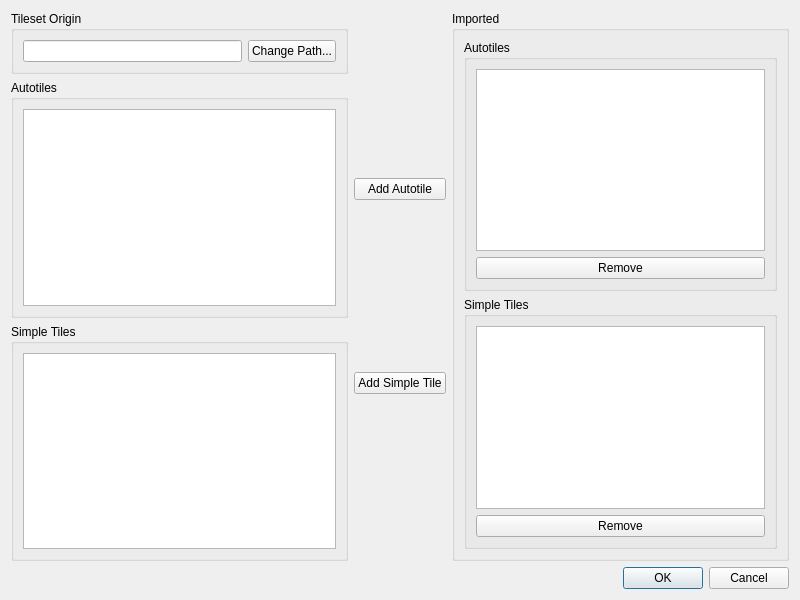
<?xml version="1.0" encoding="UTF-8"?>
<ui version="4.0">
 <class>ImportTilesetDialog</class>
 <widget class="QDialog" name="ImportTilesetDialog">
  <property name="geometry">
   <rect>
    <x>0</x>
    <y>0</y>
    <width>800</width>
    <height>600</height>
   </rect>
  </property>
  <property name="windowTitle">
   <string>Dialog</string>
  </property>
  <layout class="QVBoxLayout" name="verticalLayout_2">
   <item>
    <layout class="QHBoxLayout" name="horizontalLayout">
     <item>
      <layout class="QVBoxLayout" name="verticalLayout">
       <item>
        <widget class="QGroupBox" name="tilesetOriginGroupBox">
         <property name="title">
          <string>Tileset Origin</string>
         </property>
         <layout class="QHBoxLayout" name="horizontalLayout_2">
          <item>
           <widget class="QLineEdit" name="pathLineEdit">
            <property name="readOnly">
             <bool>true</bool>
            </property>
           </widget>
          </item>
          <item>
           <widget class="QPushButton" name="changePathPushButton">
            <property name="text">
             <string>Change Path...</string>
            </property>
           </widget>
          </item>
         </layout>
        </widget>
       </item>
       <item>
        <widget class="QGroupBox" name="autoTilesGroupBox">
         <property name="title">
          <string>Autotiles</string>
         </property>
         <layout class="QHBoxLayout" name="horizontalLayout_3">
          <item>
           <widget class="QListWidget" name="autoTilesListWidget">
            <property name="selectionMode">
             <enum>QAbstractItemView::SelectionMode::MultiSelection</enum>
            </property>
           </widget>
          </item>
         </layout>
        </widget>
       </item>
       <item>
        <widget class="QGroupBox" name="simpleTilesGroupBox">
         <property name="title">
          <string>Simple Tiles</string>
         </property>
         <layout class="QHBoxLayout" name="horizontalLayout_4">
          <item>
           <widget class="QListWidget" name="simpleTilesListWidget">
            <property name="selectionMode">
             <enum>QAbstractItemView::SelectionMode::MultiSelection</enum>
            </property>
           </widget>
          </item>
         </layout>
        </widget>
       </item>
      </layout>
     </item>
     <item>
      <layout class="QVBoxLayout" name="verticalLayout_6">
       <item>
        <spacer name="verticalSpacer">
         <property name="orientation">
          <enum>Qt::Orientation::Vertical</enum>
         </property>
         <property name="sizeHint" stdset="0">
          <size>
           <width>20</width>
           <height>40</height>
          </size>
         </property>
        </spacer>
       </item>
       <item>
        <widget class="QPushButton" name="addAutoTilePushButton">
         <property name="text">
          <string>Add Autotile</string>
         </property>
        </widget>
       </item>
       <item>
        <spacer name="verticalSpacer_3">
         <property name="orientation">
          <enum>Qt::Orientation::Vertical</enum>
         </property>
         <property name="sizeHint" stdset="0">
          <size>
           <width>20</width>
           <height>40</height>
          </size>
         </property>
        </spacer>
       </item>
       <item>
        <widget class="QPushButton" name="addSimpleTilePushButton">
         <property name="text">
          <string>Add Simple Tile</string>
         </property>
        </widget>
       </item>
       <item>
        <spacer name="verticalSpacer_2">
         <property name="orientation">
          <enum>Qt::Orientation::Vertical</enum>
         </property>
         <property name="sizeHint" stdset="0">
          <size>
           <width>20</width>
           <height>40</height>
          </size>
         </property>
        </spacer>
       </item>
      </layout>
     </item>
     <item>
      <widget class="QGroupBox" name="importedGroupBox">
       <property name="title">
        <string>Imported</string>
       </property>
       <layout class="QVBoxLayout" name="verticalLayout_5">
        <item>
         <widget class="QGroupBox" name="importedAutoTilesGroupBox">
          <property name="title">
           <string>Autotiles</string>
          </property>
          <layout class="QVBoxLayout" name="verticalLayout_3">
           <item>
            <widget class="QListWidget" name="importedAutoTilesListWidget">
             <property name="selectionMode">
              <enum>QAbstractItemView::SelectionMode::MultiSelection</enum>
             </property>
            </widget>
           </item>
           <item>
            <widget class="QPushButton" name="removeAutoTilePushButton">
             <property name="text">
              <string>Remove</string>
             </property>
            </widget>
           </item>
          </layout>
         </widget>
        </item>
        <item>
         <widget class="QGroupBox" name="importedSimpleTilesGroupBox">
          <property name="title">
           <string>Simple Tiles</string>
          </property>
          <layout class="QVBoxLayout" name="verticalLayout_4">
           <item>
            <widget class="QListWidget" name="importedSimpleTilesListWidget">
             <property name="selectionMode">
              <enum>QAbstractItemView::SelectionMode::MultiSelection</enum>
             </property>
            </widget>
           </item>
           <item>
            <widget class="QPushButton" name="removeSimpleTilePushButton">
             <property name="text">
              <string>Remove</string>
             </property>
            </widget>
           </item>
          </layout>
         </widget>
        </item>
       </layout>
      </widget>
     </item>
    </layout>
   </item>
   <item>
    <widget class="QDialogButtonBox" name="buttonBox">
     <property name="orientation">
      <enum>Qt::Orientation::Horizontal</enum>
     </property>
     <property name="standardButtons">
      <set>QDialogButtonBox::StandardButton::Cancel|QDialogButtonBox::StandardButton::Ok</set>
     </property>
    </widget>
   </item>
  </layout>
 </widget>
 <resources/>
 <connections>
  <connection>
   <sender>buttonBox</sender>
   <signal>accepted()</signal>
   <receiver>ImportTilesetDialog</receiver>
   <slot>onAccept()</slot>
   <hints>
    <hint type="sourcelabel">
     <x>505</x>
     <y>575</y>
    </hint>
    <hint type="destinationlabel">
     <x>506</x>
     <y>479</y>
    </hint>
   </hints>
  </connection>
  <connection>
   <sender>buttonBox</sender>
   <signal>rejected()</signal>
   <receiver>ImportTilesetDialog</receiver>
   <slot>reject()</slot>
   <hints>
    <hint type="sourcelabel">
     <x>590</x>
     <y>579</y>
    </hint>
    <hint type="destinationlabel">
     <x>592</x>
     <y>481</y>
    </hint>
   </hints>
  </connection>
  <connection>
   <sender>changePathPushButton</sender>
   <signal>clicked()</signal>
   <receiver>ImportTilesetDialog</receiver>
   <slot>onChangePath()</slot>
   <hints>
    <hint type="sourcelabel">
     <x>254</x>
     <y>51</y>
    </hint>
    <hint type="destinationlabel">
     <x>254</x>
     <y>5</y>
    </hint>
   </hints>
  </connection>
  <connection>
   <sender>addAutoTilePushButton</sender>
   <signal>clicked()</signal>
   <receiver>ImportTilesetDialog</receiver>
   <slot>onAddAutoTiles()</slot>
   <hints>
    <hint type="sourcelabel">
     <x>401</x>
     <y>181</y>
    </hint>
    <hint type="destinationlabel">
     <x>399</x>
     <y>4</y>
    </hint>
   </hints>
  </connection>
  <connection>
   <sender>addSimpleTilePushButton</sender>
   <signal>clicked()</signal>
   <receiver>ImportTilesetDialog</receiver>
   <slot>onAddSimpleTiles()</slot>
   <hints>
    <hint type="sourcelabel">
     <x>400</x>
     <y>382</y>
    </hint>
    <hint type="destinationlabel">
     <x>399</x>
     <y>599</y>
    </hint>
   </hints>
  </connection>
  <connection>
   <sender>removeAutoTilePushButton</sender>
   <signal>clicked()</signal>
   <receiver>ImportTilesetDialog</receiver>
   <slot>onRemoveAutoTiles()</slot>
   <hints>
    <hint type="sourcelabel">
     <x>758</x>
     <y>266</y>
    </hint>
    <hint type="destinationlabel">
     <x>795</x>
     <y>266</y>
    </hint>
   </hints>
  </connection>
  <connection>
   <sender>removeSimpleTilePushButton</sender>
   <signal>clicked()</signal>
   <receiver>ImportTilesetDialog</receiver>
   <slot>onRemoveSimpleTiles()</slot>
   <hints>
    <hint type="sourcelabel">
     <x>748</x>
     <y>520</y>
    </hint>
    <hint type="destinationlabel">
     <x>796</x>
     <y>521</y>
    </hint>
   </hints>
  </connection>
 </connections>
 <slots>
  <slot>onAccept()</slot>
  <slot>onChangePath()</slot>
  <slot>onAddAutoTiles()</slot>
  <slot>onAddSimpleTiles()</slot>
  <slot>onRemoveAutoTiles()</slot>
  <slot>onRemoveSimpleTiles()</slot>
 </slots>
</ui>
